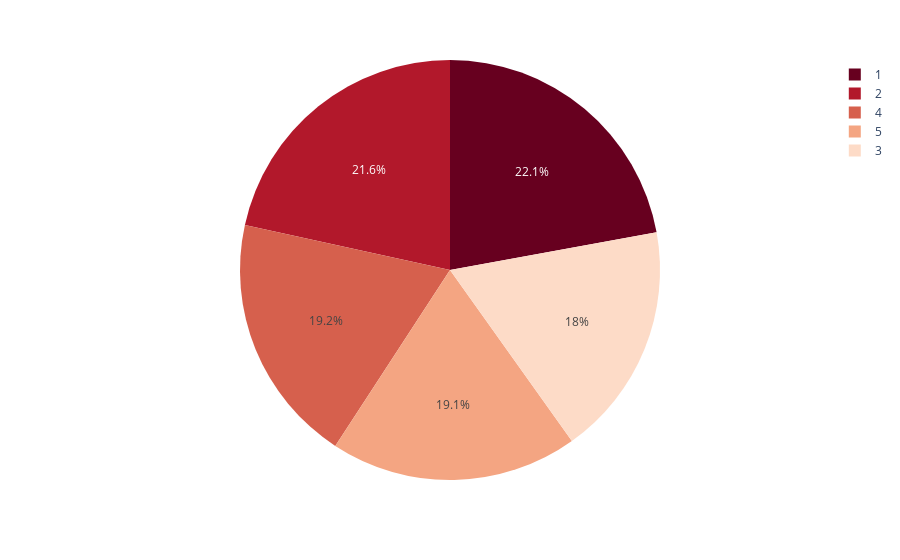

The code cell stored with this chart in its notebook:
### Code cell
fig = px.pie(values=df_star['useful'], names=df_star.index,color_discrete_sequence=px.colors.sequential.RdBu)
fig.show()

### Figure 1 — Plotly figure (JSON) as saved in the notebook; plotly's stock layout.template omitted (floating-point values rounded to 4 significant figures)
{"data": [{"domain": {"x": [0, 1], "y": [0, 1]}, "hovertemplate": "label=%{label}<br>value=%{value}<extra></extra>", "labels": [1, 2, 3, 4, 5], "legendgroup": "", "name": "", "showlegend": true, "type": "pie", "values": [1.605, 1.563, 1.307, 1.396, 1.382]}], "layout": {"legend": {"tracegroupgap": 0}, "margin": {"t": 60}, "piecolorway": ["rgb(103,0,31)", "rgb(178,24,43)", "rgb(214,96,77)", "rgb(244,165,130)", "rgb(253,219,199)", "rgb(247,247,247)", "rgb(209,229,240)", "rgb(146,197,222)", "rgb(67,147,195)", "rgb(33,102,172)", "rgb(5,48,97)"]}}
